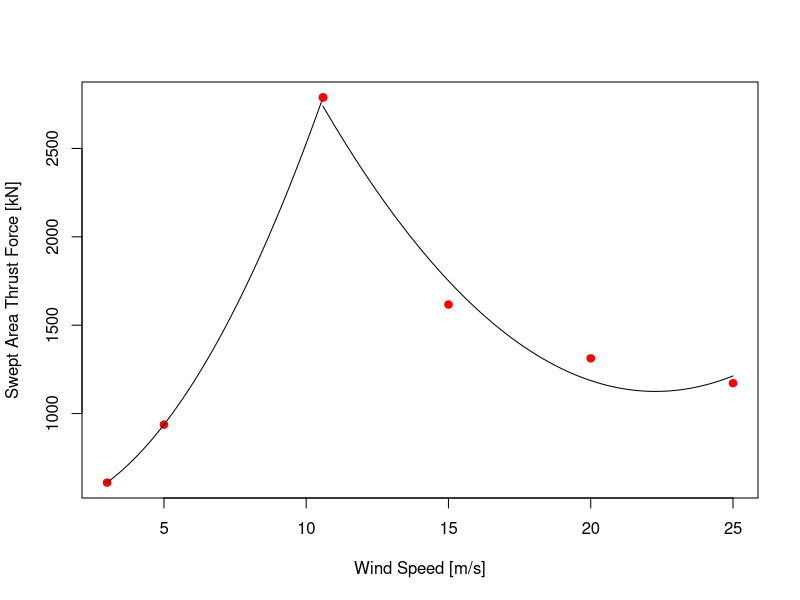

Generate this figure with R: (Note: this script raises an error after producing the figure.)
# Created by Rudolph Santarromana
# Blade Thrust Forces

library(tidyverse)
library(dplyr)


# Recreate 3-1.b in 15 MW Reference turbine document (Gaertner et al., 2020)
#REGION 1: 3 - 10.59
X.R1 <- c(3,5,10.59) #m/s of windspeed
Y.R1 <- c(609.4,937.5,2789) #kN of thrust

X.R1.2 <- X.R1^2

mod.R1 <- lm(Y.R1 ~ X.R1 + X.R1.2)

#REGION 2: 10.59 - 25
X.R2 <- c(10.59,15,20,25) #m/s of windspeed
Y.R2 <- c(2789,1617,1312.5,1171.9) #kN of thrust

X.R2.2 <- X.R2^2
X.R2.3 <- X.R2^3

mod.R2 <- lm(Y.R2 ~ X.R2 + X.R2.2)
# mod.R2 <- lm(Y.R2 ~ log(X.R2))


#plot of how model fits the data
plot(X.R1,Y.R1, pch = 19, col = 'red', xlim = c(3,25),
     xlab = "Wind Speed [m/s]", ylab = "Swept Area Thrust Force [kN]")
curve(mod.R1$coefficients[1] + mod.R1$coefficients[2]*x + mod.R1$coefficients[3]*x^2, 
      from = 3, to = 10.59, add = TRUE)
points(X.R2,Y.R2, pch = 19, col = 'red')
curve(mod.R2$coefficients[1] + mod.R2$coefficients[2]*x + mod.R2$coefficients[3]*x^2, #+ mod.R2$coefficients[4]*x^3,
      from = 10.59, to = 25, add = TRUE)
# curve(mod.R2$coefficients[1] + mod.R2$coefficients[2]*log(x),
#       from = 10.59, to = 25, add = TRUE)

Wind_Blade_Force_spinning <- function(wind) { #windspeed in m/s as input only defined on [3,25] interval
  if(wind < 3 | wind > 25) force <- 0
  if(wind >= 3 && wind <= 10.59) force <- as.numeric(mod.R1$coefficients[1] + mod.R1$coefficients[2]*wind + mod.R1$coefficients[3]*wind^2)
  if(wind >10.59 && wind <= 25) force <- as.numeric(mod.R2$coefficients[1] + mod.R2$coefficients[2]*wind + mod.R2$coefficients[3]*wind^2)
  return(force) #returns a value in kN
}

Wind_Blade_Force_spinning(10.59)

DP.Turbine.Wind.Force <- function(wind) { #functions in this function are contained in "Dynamic Positioning Forces 20210309 - Debugging"
  theta <- 0 #degrees
  theta.rad <- theta*pi/180
  
  #non-blade components
  T.Force.best <- Wind_Force_Tower(v.meas = wind)/1000 #in kN
  F.Force.height <- Wind_Force_height2(wind, Cd = Cd_cyl, D = floater.diam, u.elev = floater.freeboard)/1000 #in [kN]
  FT.Force.height <- Wind_Force_height2(wind, Cd = Cd_cyl, D = tower.diam, u.elev = floater.freeboard)/1000 #in [kN]
  
  #blade spinning component
  B.Force.best.spinning <- Wind_Blade_Force_spinning(wind) #in kN. returns 0 when blades are static
  
  #blade static component
  if(wind < 3 | wind > 25) B.Force.best.static <- Wind_Force_Blade(wind)/1000  else B.Force.best.static <- 0 #in [kN]. returns 0 when blades are spinning
  
  #Blade Total Forces vs. windspeed
  Tot.Wind.Force <- T.Force.best + 
    (3*B.Force.best.static) + 
    B.Force.best.spinning + 
    (3*F.Force.height) + 
    FT.Force.height
  
  return(Tot.Wind.Force)
}

DP.Turbine.Current.Force <- function(current) {
  F.Force.Current.extr <- Current_Force(speed = current, f.area.water,Cd_cyl)/1000 #in kN
  return(Tot.Current.Force)
}

DP.Turbine.Wind.Force(10.59) #in kN
####### Plots

winds <- seq(0,40, 0.1)
wind.forces.eff <- mapply(DP.Turbine.Wind.Force, wind = winds)
wind.forces.stat <- mapply(Wind_Force_Blade, wind = winds)
wind.forces.spin <- mapply(Wind_Blade_Force_spinning, wind = winds)
 
plot(winds, wind.forces.eff, type = 'l', lwd = 1,
     xlab = "Wind Speed [m/s]", ylab = "Wind Force [kN]",
     ylim = c(0,3000),
     xaxs = 'i', yaxs = 'i', las = 1,)
# lines(winds, wind.forces.stat, lty = 2, col = 'blue', lwd = 2)
# lines(winds, wind.forces.spin, lty = 2, col = 'green', lwd = 2)


#########################################
# Check integration of image 3.3 in Gaertner et al. (2020)

x.points <- c(0,0.75,0.82,0.88,0.97,1,0)*blade.length #I Originally did this without multiplying by blade length
y.points <- c(0,10000,11000,11000,8714,0,0)

#Unit square check of area function
# Xs <- c(0,0,1,1)
# Ys <- c(0,1,1,0)

plot(x.points, y.points, pch = 19, type = 'b', ylab = 'Normal Force [N/m]', xlab = "Blade Dist from Root [m]")

one.blade.spinning <- pracma::polyarea(x = x.points, y = y.points)/1000 #kN
one.blade.spinning*3
